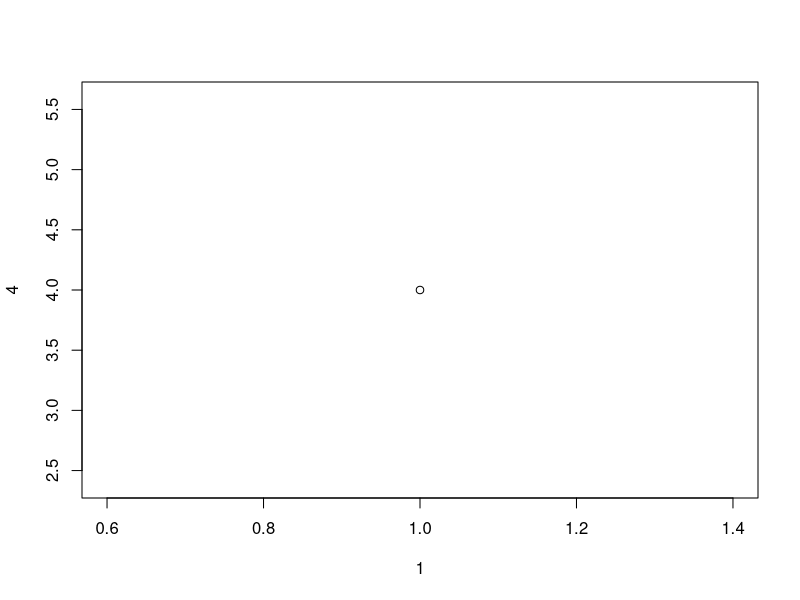

This chart was generated by the following R code: (Note: this script raises an error after producing the figure.)
## ---- chunk 1
plot(1, 4)
## ---- chunk 2
knitr::include_graphics("figures/clc90.png")
## ---- chunk 3
knitr::include_graphics("figures/clc18.png")
## ---- chunk 4
knitr::include_graphics("figures/lc_bin.png")
## ---- chunk 5
knitr::include_graphics("figures/lcpch90.png")
## ---- chunk 6
knitr::include_graphics("figures/lcpch18.png")
## ---- chunk 7
knitr::include_graphics("figures/stacked.png")
## ---- chunk 8
knitr::include_graphics("figures/treemap_main.png")
## ---- chunk 9
knitr::include_graphics("figures/treemap_faceted.png")
## ---- chunk 10
knitr::include_graphics("figures/map_grid.png")
## ---- chunk 11
knitr::include_graphics("figures/map_dist.png")
## ---- chunk 12
knitr::include_graphics("figures/map_meso.png")
## ---- chunk 13
knitr::include_graphics("figures/top1_grid.png")
## ---- chunk 14
knitr::include_graphics("figures/top1_dist.png")
## ---- chunk 15
knitr::include_graphics("figures/top1_meso.png")
## ---- chunk 16
knitr::include_graphics("figures/top6_grid.png")
## ---- chunk 17
knitr::include_graphics("figures/top6_dist.png")
## ---- chunk 18
knitr::include_graphics("figures/top6_meso.png")
## ---- chunk 19
knitr::include_graphics("figures/hist_grid.png")
## ---- chunk 20
knitr::include_graphics("figures/hist_dist.png")
## ---- chunk 21
knitr::include_graphics("figures/hist_meso.png")
## ---- chunk 22
library(magrittr)
df = data.frame(a = 1:5, b = letters[1:5])
knitr::kable(df, 
             caption = "Moja pierwsza tabela",
             booktabs = TRUE) %>% 
  kableExtra::column_spec(1, width = "2cm") %>% 
  kableExtra::column_spec(2, width = "4cm")
